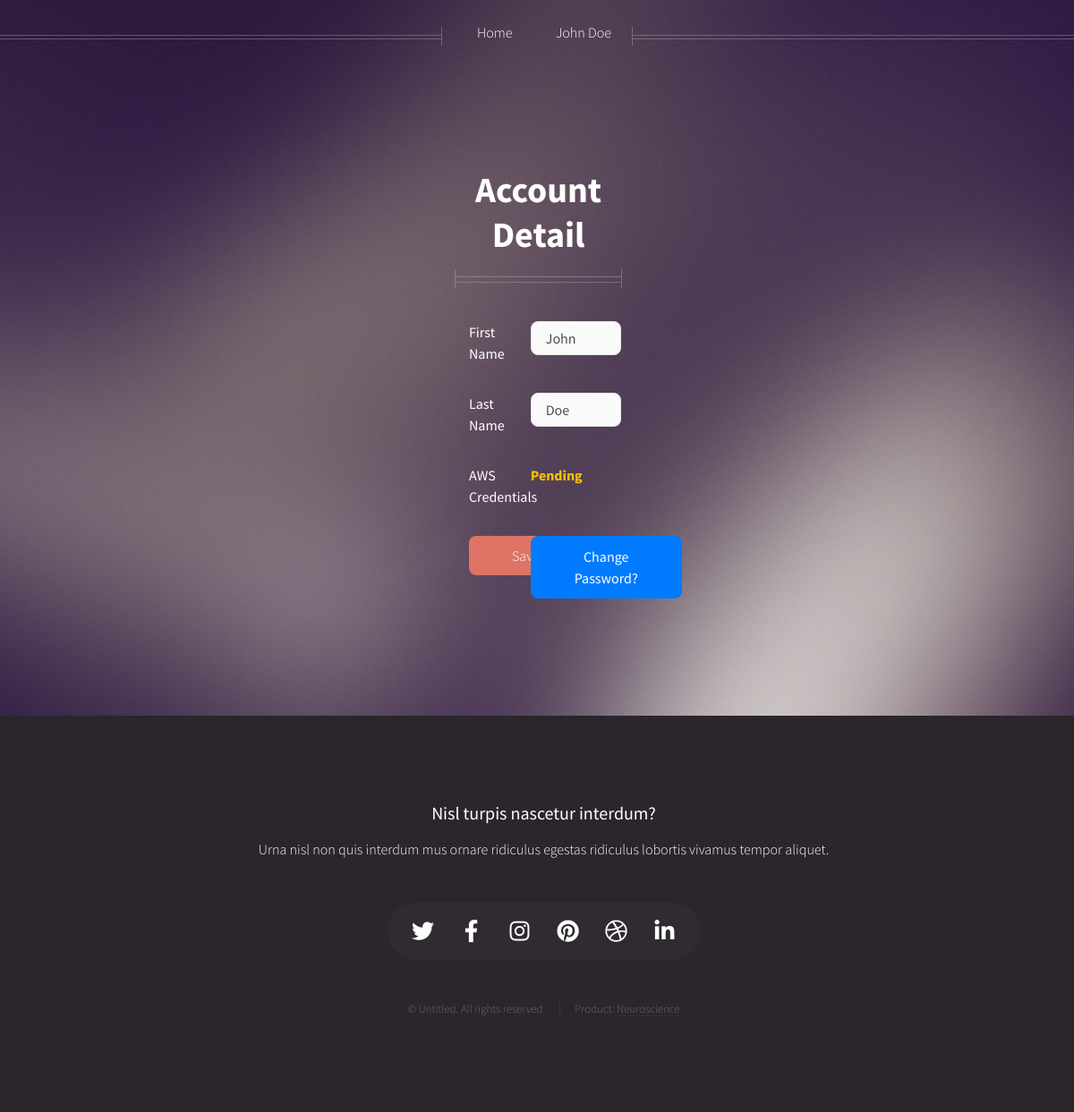
Screenshot of /profile/ (signed in) with the database file from the repository.
### account/models.py (models this page shows, shortened)
class User(AbstractBaseUser):
    objects = UserManager()
    date_added = models.DateField(auto_now=False, auto_now_add=True)
    date_updated = models.DateField(auto_now=True)
    email = models.EmailField(db_index=True, unique=True)
    first_name = models.CharField(max_length=100, default="")
    last_name = models.CharField(max_length=100, default="")
    USERNAME_FIELD = 'email'
    REQUIRED_FIELDS = []
    is_active = models.BooleanField(default=True)
    is_admin = models.BooleanField(default=False)

class Base(models.Model):
    created_on = models.DateTimeField(auto_now_add=True, db_index=True,
                                      help_text='(Read-only) Date/time when record was created.')
    updated_on = models.DateTimeField(auto_now=True, db_index=True,
                                      help_text='(Read-only) Date/time when record was updated.')

class AWSRequest(Base):
    STATUS_CHOICES = (
        (STATUS_PENDING, 'Pending'),
        (STATUS_DENIED, 'Denied'),
        (STATUS_COMPLETED, 'Completed'),
    )
    user = models.ForeignKey(User, on_delete=models.CASCADE)
    status = models.CharField(max_length=1, choices=STATUS_CHOICES, default=STATUS_PENDING,
                              help_text="Status of request")

### account/views.py (the view, shortened to what this page needs)
# urls.py: path('profile/', ProfileView.as_view(), name='profile'),
class ProfileView(LoginRequiredMixin, View):
    template_name = "account/profile.html"
    def get(self, request):
        aws_req = AWSRequest.objects.filter(user=request.user).first()
        return render(request, template_name=self.template_name, context={
            "user": request.user,
            "aws_req": aws_req
        })

### templates/account/profile.html (shortened to what this page needs)
{% extends "layout.html" %}
{% load static %}
{% block content %}
    <div class="container">
        <div class="col-xl-6 offset-xl-3 col-md-12">
            <div class="title">
                <h2>Account Detail</h2>
                <hr/>
            </div>
            <div class="col-xl-12">
                <form method="post">
                    <div class="form-group row pb-3">
                        <label class="col-4 col-form-label">First Name</label>
                        <div class="col-8">
                            <input type="text" name="first_name" placeholder="First Name" class="form-control" value="{{user.first_name}}" required>
                        </div>
                    </div>
                    <div class="form-group row pb-3">
                        <label class="col-4 col-form-label">Last Name</label>
                        <div class="col-8">
                            <input name="last_name" placeholder="Last Name" class="form-control" type="text"  value="{{user.last_name}}" required>
                        </div>
                    </div>
                    <div class="form-group row pb-3">
                        <label for="select" class="col-4 col-form-label">AWS Credentials</label>
                        <div class="col-8 text-left">
                            {% if aws_req %}
                            <label class="{{aws_req.get_status_display}}">{{aws_req.get_status_display}}</label>
                            {% else %}
                                <a href="{% url 'aws_cred_request' %}" class="btn btn-warning">Send Request</a>
                            {% endif %}
                        </div>
                    </div>
                    <div class="form-group row pb-3">
                        <div class="col-4 text-left">
                            <input type="submit" class="btn btn-primary" value="Save">
                        </div>
                        <div class="col-8 text-right">
                            <button type="button" class="btn btn-primary" onclick="change_pwd()">Change Password?</button>
                        </div>
                    </div>
                </form>
            </div>
        </div>
    </div>
{% endblock %}

### templates/layout.html (shortened to what this page needs)
{% load static %}
<!DOCTYPE HTML>
<html>
	<head>
		<link rel="stylesheet" href="https://stackpath.bootstrapcdn.com/bootstrap/4.4.1/css/bootstrap.min.css">
		<link rel="stylesheet" href="{% static 'css/main.css' %}" />
		<link rel="stylesheet" href="{% static 'css/custom.css' %}" />
	</head>
    <body class="homepage is-preload">
        <div id="page-wrapper">
				<div id="header">
						<nav id="nav">
							<ul>
								<li><a href="/">Home</a></li>
								{% if user.is_authenticated %}
									<li>
										<a href="#">{{user.first_name}} {{user.last_name}}</a>
									</li>
								{% else %}
									<li><a href="/login">Login</a></li>
								{% endif %}
							</ul>
						</nav>
						<div class="inner">
							{% block content %}{% endblock %}
						</div>
				</div>
				<div id="footer">
					<div class="container">
						<div class="row">
							<div class="col-12">
									<section class="contact">
										<header>
											<h3>Nisl turpis nascetur interdum?</h3>
										</header>
										<p>Urna nisl non quis interdum mus ornare ridiculus egestas ridiculus lobortis vivamus tempor aliquet.</p>
										<ul class="icons">
											<li><a href="#" class="icon brands fa-twitter"><span class="label">Twitter</span></a></li>
											<li><a href="#" class="icon brands fa-facebook-f"><span class="label">Facebook</span></a></li>
											<li><a href="#" class="icon brands fa-instagram"><span class="label">Instagram</span></a></li>
											<li><a href="#" class="icon brands fa-pinterest"><span class="label">Pinterest</span></a></li>
											<li><a href="#" class="icon brands fa-dribbble"><span class="label">Dribbble</span></a></li>
											<li><a href="#" class="icon brands fa-linkedin-in"><span class="label">Linkedin</span></a></li>
										</ul>
									</section>
									<div class="copyright">
										<ul class="menu">
											<li>&copy; Untitled. All rights reserved.</li><li>Product: <a href="http://html5up.net">Neuroscience</a></li>
										</ul>
									</div>
							</div>
						</div>
					</div>
				</div>
        </div>
    </body>
</html>

### static/css/custom.css (style rules this page uses)
.inner .form-group label { text-align: left; margin:0; color: white; }
.inner h2 { color:white; font-weight:bold; font-size: 2.5rem; }
.title hr { top:5px!important; }
#nav a:hover, #nav a { text-decoration: none; }
.Pending { color:#ffc107!important; font-weight: bold; }
button { padding: 0.65em 3em 0.65em 3em!important; border-radius: 0.5em!important; }

### rows the page displays
User: first_name "John", last_name "Doe"
AWSRequest: status "Pending"
